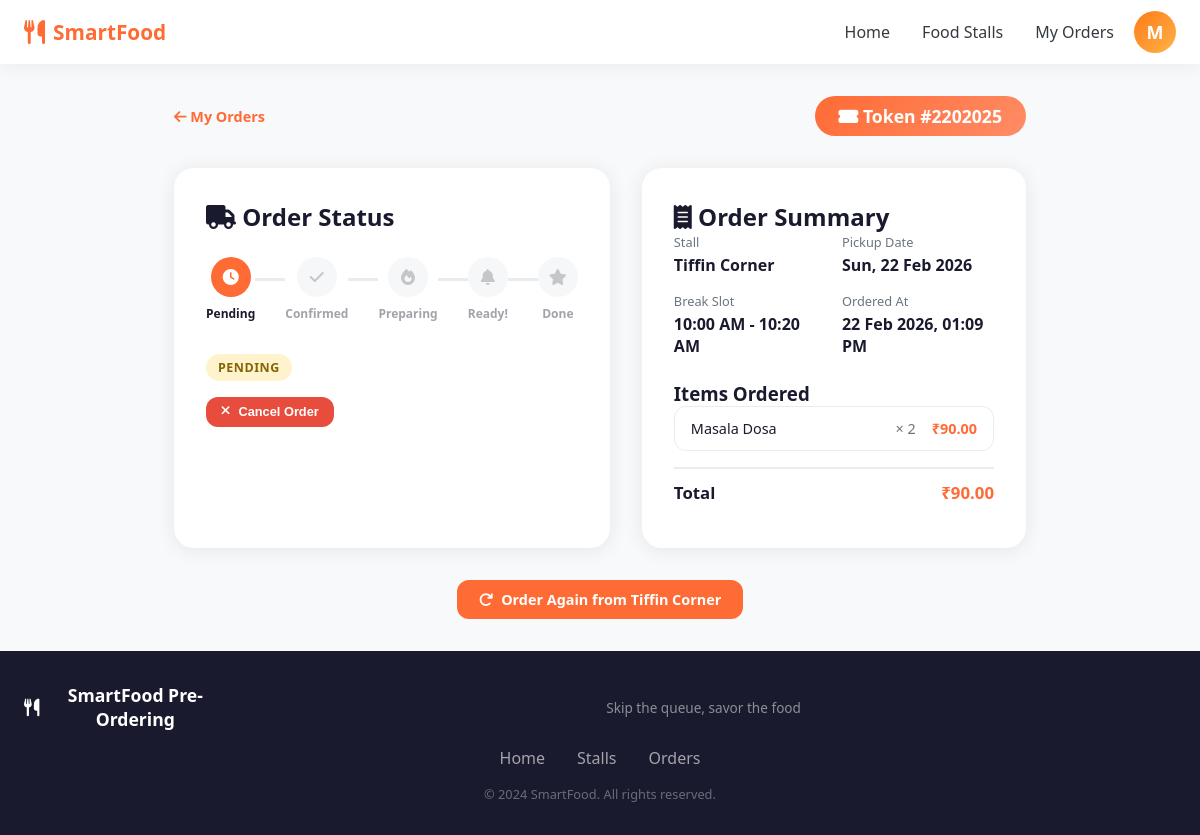
Page /order/1638/ (signed in) on the earlier database version.
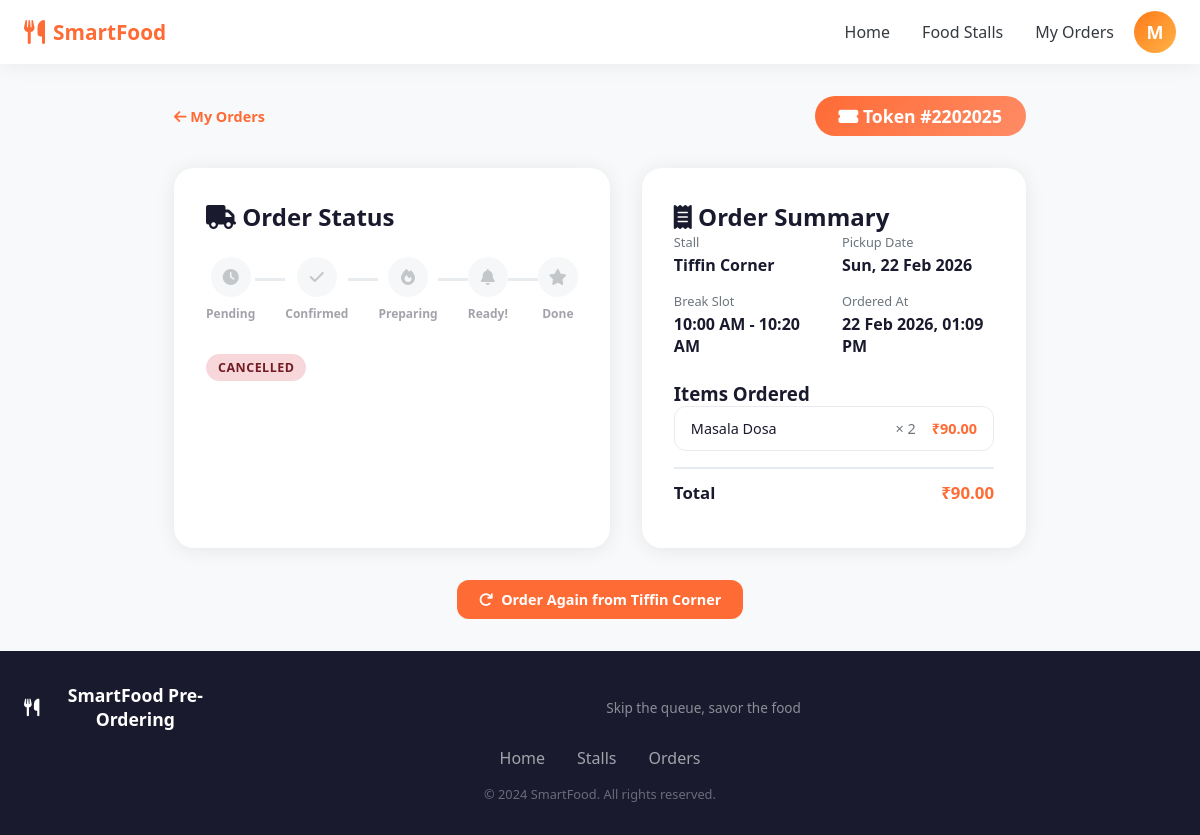
Same page on the later database version.
### apps/orders/models.py (models this page shows, shortened)
class Order(models.Model):
    user = models.ForeignKey(User, on_delete=models.CASCADE, related_name='orders')
    stall = models.ForeignKey(FoodStall, on_delete=models.CASCADE, related_name='orders')
    break_slot = models.CharField(max_length=5, choices=BREAK_SLOT_CHOICES)
    pickup_date = models.DateField()
    status = models.CharField(max_length=20, choices=ORDER_STATUS_CHOICES, default='pending')
    total_amount = models.DecimalField(max_digits=10, decimal_places=2, default=0)
    special_instructions = models.TextField(blank=True)
    token_number = models.CharField(max_length=10, blank=True)
    created_at = models.DateTimeField(auto_now_add=True)
    updated_at = models.DateTimeField(auto_now=True)
    estimated_ready_time = models.DateTimeField(null=True, blank=True)
    class Meta:
        ordering = ['-created_at']

### apps/stalls/models.py (models this page shows, shortened)
class FoodStall(models.Model):
    name = models.CharField(max_length=100)
    description = models.TextField(blank=True)
    owner = models.ForeignKey(User, on_delete=models.SET_NULL, null=True, related_name='stalls')
    image = models.ImageField(upload_to='stalls/', blank=True, null=True)
    location = models.CharField(max_length=200, blank=True)
    is_open = models.BooleanField(default=True)
    created_at = models.DateTimeField(auto_now_add=True)

### apps/orders/views.py (the view)
# urls.py: path('order/<int:pk>/', views.order_detail, name='order_detail'),
@login_required
def order_detail(request, pk):
    order = get_object_or_404(Order, pk=pk, user=request.user)
    statuses = ['pending', 'confirmed', 'preparing', 'ready', 'completed']
    return render(request, 'orders/order_detail.html', {
        'order': order,
        'statuses': statuses,
    })

### apps/orders/models.py (called while the page is built)
    @property
    def subtotal(self):
        return self.price_at_order * self.quantity

### apps/users/models.py (called while the page is built)
    @property
    def is_stall_owner(self):
        return self.role == 'stall_owner'

### templates/orders/order_detail.html (shortened to what the changed rows need)
{% extends 'base/base.html' %}
{% load static %}
{% block content %}
<div class="container order-detail-page">
    <div class="order-detail-header">
        <a href="{% url 'my_orders' %}" class="back-link"><i class="fas fa-arrow-left"></i> My Orders</a>
        <div class="order-token-badge">
            <i class="fas fa-ticket-alt"></i>
            Token #{{ order.token_number }}
        </div>
    </div>
    <div class="order-detail-layout">
        <div class="status-tracker-card">
            <h2><i class="fas fa-truck"></i> Order Status</h2>
            <div class="status-tracker" id="statusTracker">
                <div class="tracker-steps">
                    <div class="tracker-step {% if order.status == 'pending' or order.status == 'confirmed' or order.status == 'preparing' or order.status == 'ready' or order.status == 'completed' %}step-done{% endif %}">
                        <div class="step-circle"><i class="fas fa-clock"></i></div>
                    </div>
                </div>
            </div>
            <div class="status-badge status-{{ order.status }}" id="currentStatus">
                {{ order.get_status_display }}
            </div>
            {% if order.status in 'pending,confirmed' %}
            <form action="{% url 'cancel_order' order.pk %}" method="post" style="margin-top:1rem"
                  onsubmit="return confirm('Cancel this order?')">
                <button type="submit" class="btn btn-danger btn-sm">
                    <i class="fas fa-times"></i> Cancel Order
                </button>
            </form>
            {% endif %}
        </div>
        <div class="order-info-card">
            <h2><i class="fas fa-receipt"></i> Order Summary</h2>
            <div class="order-meta-grid">
                <div class="meta-item">
                    <label>Stall</label>
                    <strong>{{ order.stall.name }}</strong>
                </div>
                <div class="meta-item">
                    <label>Pickup Date</label>
                    <strong>{{ order.pickup_date|date:"D, d M Y" }}</strong>
                </div>
                <div class="meta-item">
                    <label>Break Slot</label>
                    <strong>{{ order.get_break_slot_display }}</strong>
                </div>
                <div class="meta-item">
                    <label>Ordered At</label>
                    <strong>{{ order.created_at|date:"d M Y, h:i A" }}</strong>
                </div>
            </div>
            <div class="order-total-row">
                <strong>Total</strong>
                <strong class="text-primary">₹{{ order.total_amount }}</strong>
            </div>
        </div>
    </div>
    <div style="text-align:center;margin-top:2rem">
        <a href="{% url 'place_order' order.stall.pk %}" class="btn btn-primary">
            <i class="fas fa-redo"></i> Order Again from {{ order.stall.name }}
        </a>
    </div>
</div>
{% endblock %}

Differences in the rows shown:
changed Order "10:00 AM - 10:20 AM": status "PENDING" → "CANCELLED"
Other differences:
text no longer shown: "Cancel Order"
